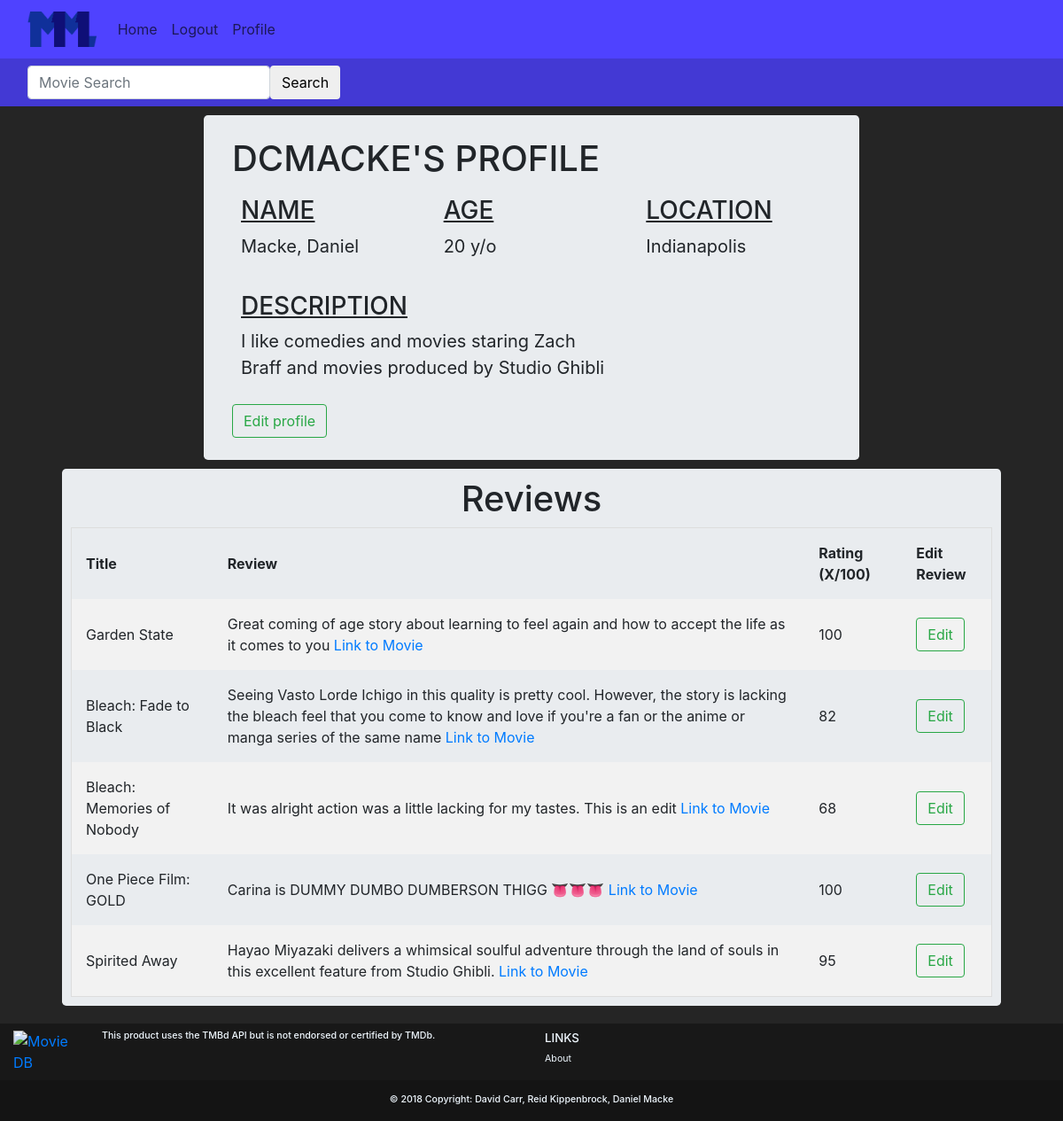
The page /account/profile/?p=dcmacke (signed in) on the database its author committed.
### accounts/models.py (models this page shows, shortened)
class UserProfile(models.Model):
    user = models.OneToOneField(User, on_delete=models.CASCADE, verbose_name="Django Secure User")
    description = models.CharField(max_length=1000, default='Enter Something about your Movie Tastes and Background')
    city = models.CharField(max_length=30, default='ZA WARUDO')
    age = models.IntegerField(default=0)

### movies/models.py (models this page shows)
class MovieReview(models.Model):
    user = models.ForeignKey(User,on_delete=models.CASCADE,default=1)
    movie_id = models.IntegerField(default=0)
    movie_title = models.CharField(max_length=50, default='')
    rating = models.IntegerField(
        default=0,
        validators=[
            MaxValueValidator(100),
            MinValueValidator(0)
        ]
    )
    review = models.CharField(max_length=1000, default='')

### accounts/views.py (the view)
# urls.py: path('profile/', views.view_profile, name='view_profile'),
def view_profile(request):
    username = request.GET.get('p');
    user = get_object_or_404(User,username=username)
    editable = False
    if request.user.is_authenticated and request.user == user:
        editable= True
    movie_reviews = MovieReview.objects.filter(user=user)
    args = {'User': user,'reviews': movie_reviews,'Editable':editable}
    return render(request, 'accounts/profile.html', args)

### accounts/templates/accounts/profile.html (shortened to what this page needs)
{% extends 'base.html' %}
{%block body%}
<div class="container" align="center">
  <div class="jumbotron col-md-8" align="left">
    <b><h1 class="text-uppercase">{{ User.username }}'s Profile</h1></b>
    <div class="row" style="padding: 10px;">
      <div class="col-md-4">
        <u><h3 class="text-uppercase">
          name
        </h3></u>
        <p style="font-size:125%;">
          {{User.last_name}}, {{User.first_name}}
        </p>
      </div>
      <div class="col-md-4">
        <u><h3 class="text-uppercase">
          Age
        </h3></u>
        <p style="font-size:125%;">
          {{User.userprofile.age}} y/o
        </p>
      </div>
      <div class="col-md-4">
        <u><h3 class="text-uppercase">
          Location
        </h3></u>
        <p style="font-size:125%;">
          {{User.userprofile.city}}
        </p>
      </div>
    </div>
    <div class="row" style="padding: 10px;">
      <div class="col-md-8">
        <u><h3 class="text-uppercase">
          description
        </h3></u>
        <p style="font-size:125%;">
          {{User.userprofile.description}}
        </p>
      </div>
    </div>
    {%if Editable%}
    <a href="/account/profile/edit" class="btn btn-outline-success">
      Edit profile
    </a>
    {%endif%}
  </div>
  <div class="container-fluid">
    <div class="jumbotron" style="padding: 10px;">
      <h1 class="text-center">Reviews</h1>
      <div style="overflow-x:auto;">
      <table id="ReviewTable">
        <tr>
          <th onclick="sortTable(0)">Title</th>
          <th>Review</th>
          <th onclick="sortTable(2)">Rating (X/100)</th>
          {%if Editable%}
          <th> Edit Review</th>
          {%endif%}
        </tr>
      {%for review in reviews%}
      <tr>
        <td>{{review.movie_title}}</td>
        <td>{{review.review}} <a href="/movies/?movie_id={{review.movie_id}}">Link to Movie</a></td>
        <td>{{review.rating}}</td>
        {%if Editable%}
        <td><a href="/movies/edit_review/?review_key={{review.pk}}" class="btn btn-outline-success">
          Edit
        </a></td>
        {%endif%}
      </tr>
      {%endfor%}
    </table>
  </div>
  </div>
</div>
</div>
{%endblock%}

### accounts/templates/accounts/profile.html (style rules this page uses)
table { border-spacing: 0; width: 100%; border: 1px solid #ddd; }
th { cursor: pointer; }
th, td { text-align: left; padding: 16px; }
tr:nth-child(even) { background-color: #f2f2f2 }

### accounts/templates/base.html (style rules this page uses)
body { background-color: #252525; }
.jumbotron { margin: 10px; padding-top: 25px; padding-bottom: 25px; }

### rows shown on the page
MovieReview: movie_title "Garden State", review "Great coming of age story about learning to feel again and how to accept the life as it comes to you", rating "100"
MovieReview: movie_title "Bleach: Fade to Black", review "Seeing Vasto Lorde Ichigo in this quality is pretty cool. However, the story is lacking the bleach feel that you come to know and love if you're a fan or the anime or manga series of the same name", rating "82"
MovieReview: movie_title "Bleach: Memories of Nobody", review "It was alright action was a little lacking for my tastes. This is an edit", rating "68"
MovieReview: movie_title "One Piece Film: GOLD", review "Carina is DUMMY DUMBO DUMBERSON THIGG 👅👅👅", rating "100"
MovieReview: movie_title "Spirited Away", review "Hayao Miyazaki delivers a whimsical soulful adventure through the land of souls in this excellent feature from Studio Ghibli.", rating "95"

### other values the page prints
{{ User.username }} "DCMACKE"
{{ User.last_name }} "Macke"
{{ User.first_name }} "Daniel"
{{ User.userprofile.age }} "20"
{{ User.userprofile.city }} "Indianapolis"
{{ User.userprofile.description }} "I like comedies and movies staring Zach Braff and movies produced by Studio Ghibli"
